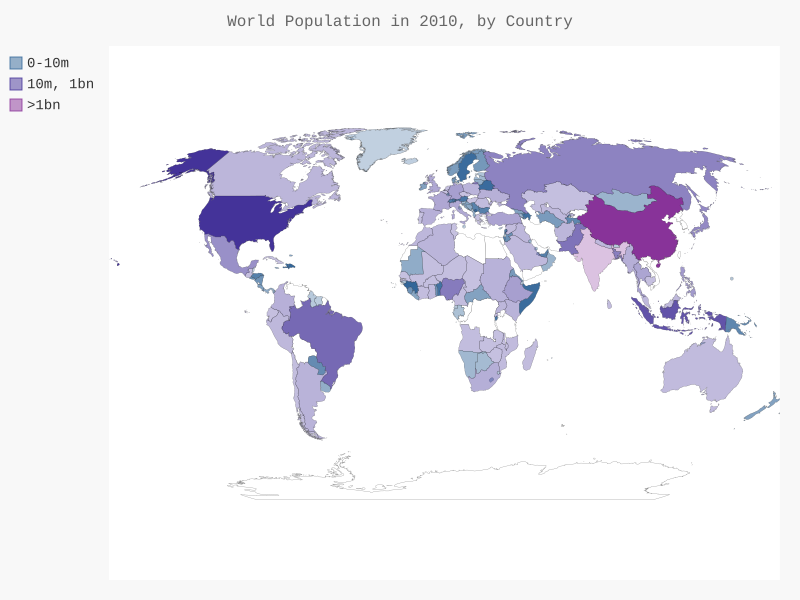

Write the Python code that produced this figure.
import json

from pygal.maps.world import World
from country_codes import get_country_code
from pygal.style import LightColorizedStyle as LCS, RotateStyle as RS


# Load the data into a list
filename = 'population_data.json'
with open(filename) as f:
    pop_data = json.load(f)

# Print the 2010 population for each country.
# Empty dictionary to store country codes.
cc_populations = {}
for pop_dict in pop_data:
    if pop_dict['Year'] == '2010':
        country_name = pop_dict['Country Name']
        population = int(float(pop_dict['Value']))
        code = get_country_code(country_name)
        if code:
            cc_populations[code] = population

# Group countries into 3 population levels.
cc_pops_1, cc_pops_2, cc_pops_3 = {}, {}, {}
for cc, pop in cc_populations.items():
    if pop < 10000000:
        cc_pops_1[cc] = pop
    elif pop < 1000000000:
        cc_pops_2[cc] = pop
    else:
        cc_pops_3[cc] = pop

# See how many countries are in each level.
print(len(cc_pops_1), len(cc_pops_2), len(cc_pops_3))

wm_style = RS('#336699', base_style=LCS)
wm = World(style=wm_style)
wm.force_uri_protocol = 'http'
wm.title = 'World Population in 2010, by Country'
wm.add('0-10m', cc_pops_1)
wm.add('10m, 1bn', cc_pops_2)
wm.add('>1bn', cc_pops_3)

wm.render_to_file('world_population.svg')
